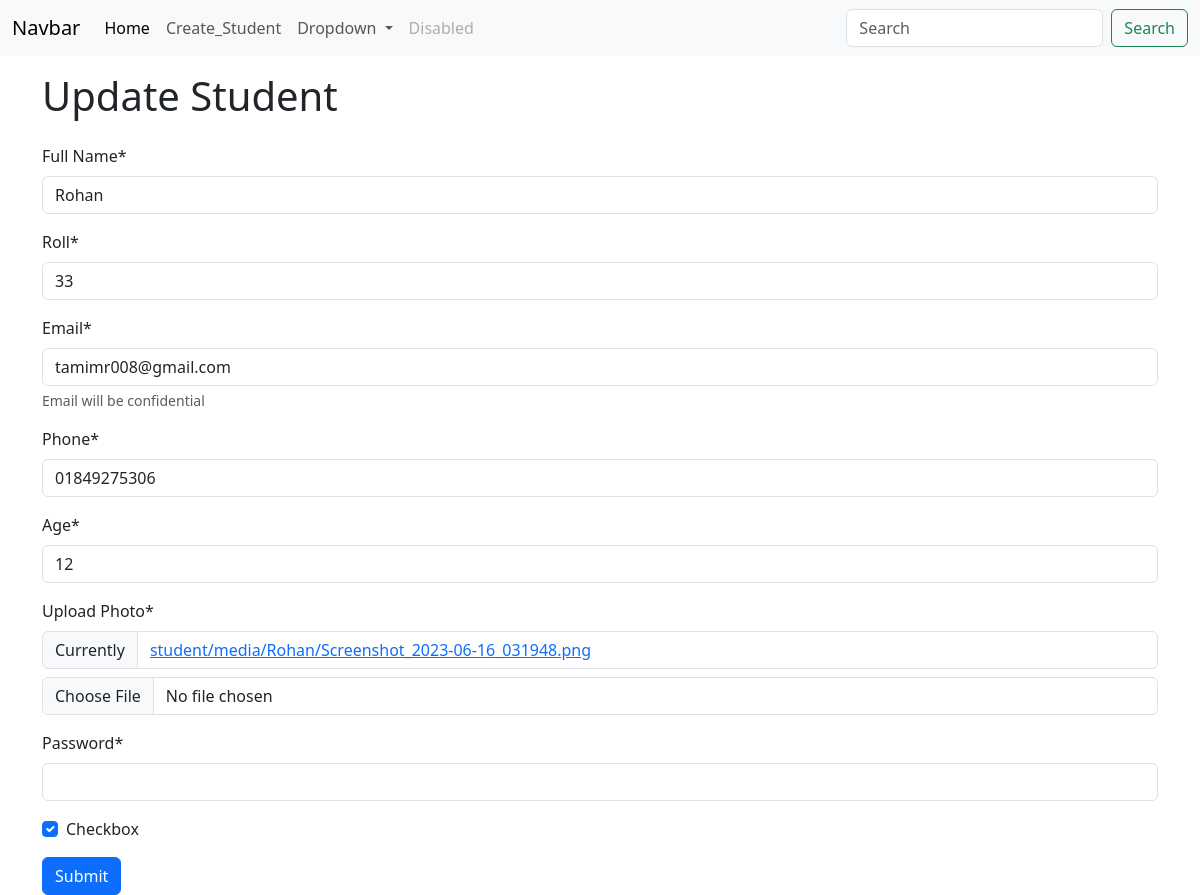
Page /student/update/59/ on the committed database.
### student/models.py (models this page shows, shortened)
class student(models.Model):
    name = models.CharField(max_length=100)
    roll = models.IntegerField(unique=False)
    email = models.EmailField()
    phone = models.CharField(max_length = 15)
    age = models.IntegerField()
    photo = models.ImageField(upload_to=student_directory_name,default=None,null=True)
    password = models.CharField(max_length=100)
    checkbox = models.BooleanField(default=False)

### student/views.py (the view, shortened to what this page needs)
# urls.py: path('update/<int:id>/',views.UpdateStudentData.as_view(),name ='update_student'),# This is the class based view
class UpdateStudentData(UpdateView):  # class base view
    pk_url_kwarg = 'id'  # URL থেকে যে parameter আসবে সেটা হলো id
    form_class = forms.StudentForm  # কোন form ব্যবহার করবে
    model = models.student  # কোন model এর data update করবে
    template_name = 'student/create_student.html'  # কোন template show করবে
    success_url = reverse_lazy('home')  # সফল হলে কোথায় redirect করবে
    def get_context_data(self, **kwargs):
        context = super().get_context_data(**kwargs)  # default context আনলো
        context['edit'] = True  # template এ জানানো হলো update mode এ আছে
        return context

### student/forms.py
class StudentForm(forms.ModelForm):
    password = forms.CharField(widget = forms.PasswordInput())
    class Meta:
        model = models.student
        fields = '__all__'
        labels = {
            'name': 'Full Name',
            'photo': 'Upload Photo',
        }
        help_texts = {
            'email': 'Email will be confidential',
        }

### student/templates/student/create_student.html (shortened to what this page needs)
{% extends 'base.html'%}
{% block  content%}
   {%load crispy_forms_tags %}
       {% if edit %}
          <h1 class ='py-3 container'> Update Student </h1>
       {% else %}
          <h1 class = 'py-3 container'> Create Student </h1>
    {% endif %}
          <form class ="container" method="post" enctype="multipart/form-data">
         {{ form | crispy }}
           <button type='submit' class='btn btn-primary'>Submit </button>
          </form>
{% endblock %}

### rows in the picture
student: name "Rohan", roll "33", email "tamimr008@gmail.com", phone "01849275306", age "12", checkbox "☑"
